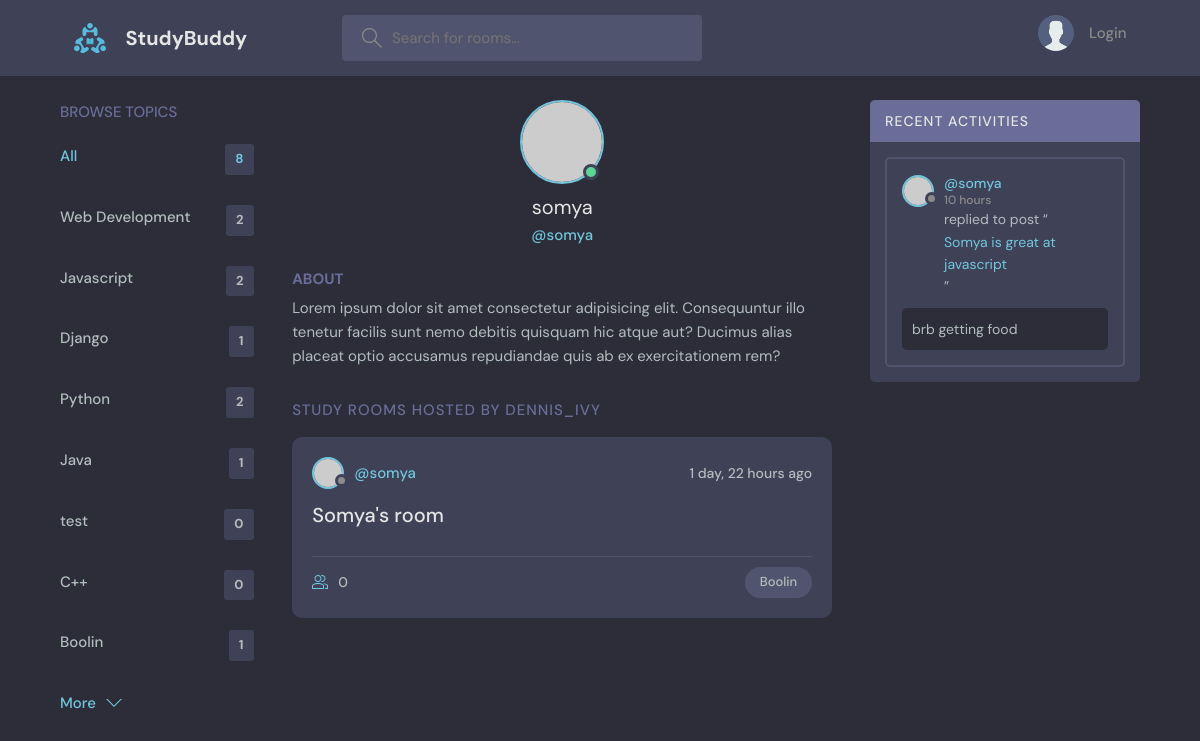
Screenshot of /profile/4 with the database file from the repository.
### base/models.py (models this page shows, shortened)
class Topic(models.Model):
    name = models.CharField(max_length=200)

class Room(models.Model):
    host = models.ForeignKey(User, on_delete=models.SET_NULL, null=True)
    topic = models.ForeignKey(Topic, on_delete=models.SET_NULL, null=True)
    name = models.CharField(max_length=200)
    description = models.TextField(null=True, blank=True)
    participants = models.ManyToManyField(User, related_name='participants', blank=True)
    updated = models.DateTimeField(auto_now=True)
    created = models.DateTimeField(auto_now_add=True)
    class Meta:
        ordering =['-updated', '-created']

class Message(models.Model):
    user = models.ForeignKey(User, on_delete=models.CASCADE)
    room = models.ForeignKey(Room, on_delete=models.CASCADE)
    body = models.TextField()
    updated = models.DateTimeField(auto_now=True)
    created = models.DateTimeField(auto_now_add=True)
    class Meta:
        ordering = ['-updated', '-created']

### base/views.py (the view)
# urls.py: path('profile/<str:pk>', views.userProfile, name='user-profile'),
def userProfile(request, pk):
    user = User.objects.get(id=pk)
    rooms = user.room_set.all()
    room_messages = user.message_set.all()
    topics = Topic.objects.all()
    context = {'user':user, 'rooms':rooms, 'room_messages':room_messages, 'topics':topics}
    return render(request, 'base/profile.html', context)

### base/templates/base/profile.html (shortened to what this page needs)
{% extends 'main.html' %}
{% block content %}
  <main class="profile-page layout layout--3">
    <div class="container">
      <div>
        {% include 'base/topics_component.html' %}
      </div>
      <div class="roomList">
        <div class="profile">
          <div class="profile__avatar">
            <div class="avatar avatar--large active">
              <img src="https://randomuser.me/api/portraits/men/11.jpg" />
            </div>
          </div>
          <div class="profile__info">
            <h3>{{user.username}}</h3>
            <p>@{{user.username}}</p>
          </div>
          <div class="profile__about">
            <h3>About</h3>
            <p>
              Lorem ipsum dolor sit amet consectetur adipisicing elit. Consequuntur illo tenetur
              facilis sunt nemo debitis quisquam hic atque aut? Ducimus alias placeat optio
              accusamus repudiandae quis ab ex exercitationem rem?
            </p>
          </div>
        </div>
        <div class="roomList__header">
          <div>
            <h2>Study Rooms Hosted by dennis_ivy</a>
            </h2>
          </div>
        </div>
        <div>
          {% include 'base/feed_component.html' %}
        </div>
      </div>
      <div>
        {% include 'base/activity_component.html' %}
      </div>
    </div>
  </main>
{% endblock %}

### base/templates/base/topics_component.html
<div class="topics">
    <div class="topics__header">
      <h2>Browse Topics</h2>
    </div>
    <ul class="topics__list">
      <li>
        <a href="{% url 'home' %}" class="active">All <span>{{topics.count}}</span></a>
      </li>
      {% for topic in topics %}
      <li>
        <a href="{% url 'home' %}?q={{topic.name}}">{{topic.name}} <span>{{topic.room_set.all.count}}</span></a>
      </li>
      {% endfor %}
    </ul>
    <a class="btn btn--link" href="{% url 'topics' %}">
      More
      <svg version="1.1" xmlns="http://www.w3.org/2000/svg" width="32" height="32" viewBox="0 0 32 32">
        <title>chevron-down</title>
        <path d="M16 21l-13-13h-3l16 16 16-16h-3l-13 13z"></path>
      </svg>
    </a>
</div>

### base/templates/base/feed_component.html (shortened to what this page needs)
{% for room in rooms %}
<div class="roomListRoom">
    <div class="roomListRoom__header">
      <a href="{% url 'user-profile' room.host.id %}" class="roomListRoom__author">
        <div class="avatar avatar--small">
          <img src="https://randomuser.me/api/portraits/women/11.jpg" />
        </div>
        <span>@{{room.host.username}}</span>
      </a>
      <div class="roomListRoom__actions">
        <span>{{room.created|timesince}} ago</span>
      </div>
    </div>
    <div class="roomListRoom__content">
      <a href="{% url 'room' room.id %}">{{room.name}}</a>
    </div>
    <div class="roomListRoom__meta">
      <a href="{% url 'room' room.id %}" class="roomListRoom__joined">
        {{room.participants.all.count}}
      </a>
      <p class="roomListRoom__topic">{{room.topic.name}}</p>
    </div>
</div>
{% endfor %}

### base/templates/base/activity_component.html (shortened to what this page needs)
<div class="activities">
    <div class="activities__header">
      <h2>Recent Activities</h2>
    </div>
    {% for message in room_messages %}
    <div class="activities__box">
      <div class="activities__boxHeader roomListRoom__header">
        <a href="{% url 'user-profile' message.user.id %}" class="roomListRoom__author">
          <div class="avatar avatar--small">
            <img src="https://randomuser.me/api/portraits/women/11.jpg" />
          </div>
          <p>@{{ message.user }}
            <span>{{ message.created|timesince }}</span>
          </p>
        </a>
      </div>
      <div class="activities__boxContent">
        <p>replied to post “<a href="{% url 'room' message.room.id %}">{{message.room.name}}</a>”</p>
        <div class="activities__boxRoomContent">
            {{message.body}}
        </div>
      </div>
    </div>
    {% endfor %}
</div>

### rows the page displays
Topic: name "Web Development", room_set.all.count "2"
Topic: name "Javascript", room_set.all.count "2"
Topic: name "Django", room_set.all.count "1"
Topic: name "Python", room_set.all.count "2"
Topic: name "Java", room_set.all.count "1"
Topic: name "test", room_set.all.count "0"
Topic: name "C++", room_set.all.count "0"
Topic: name "Boolin", room_set.all.count "1"
Room: host.username "somya", created "1 day, 22 hours", name "Somya's room", participants.all.count "0", topic.name "Boolin"
Message: user "somya", created "10 hours", room.name "Somya is great at javascript", body "brb getting food"

### other values shown
{{ topics.count }} "8"
{{ user.username }} "somya"
